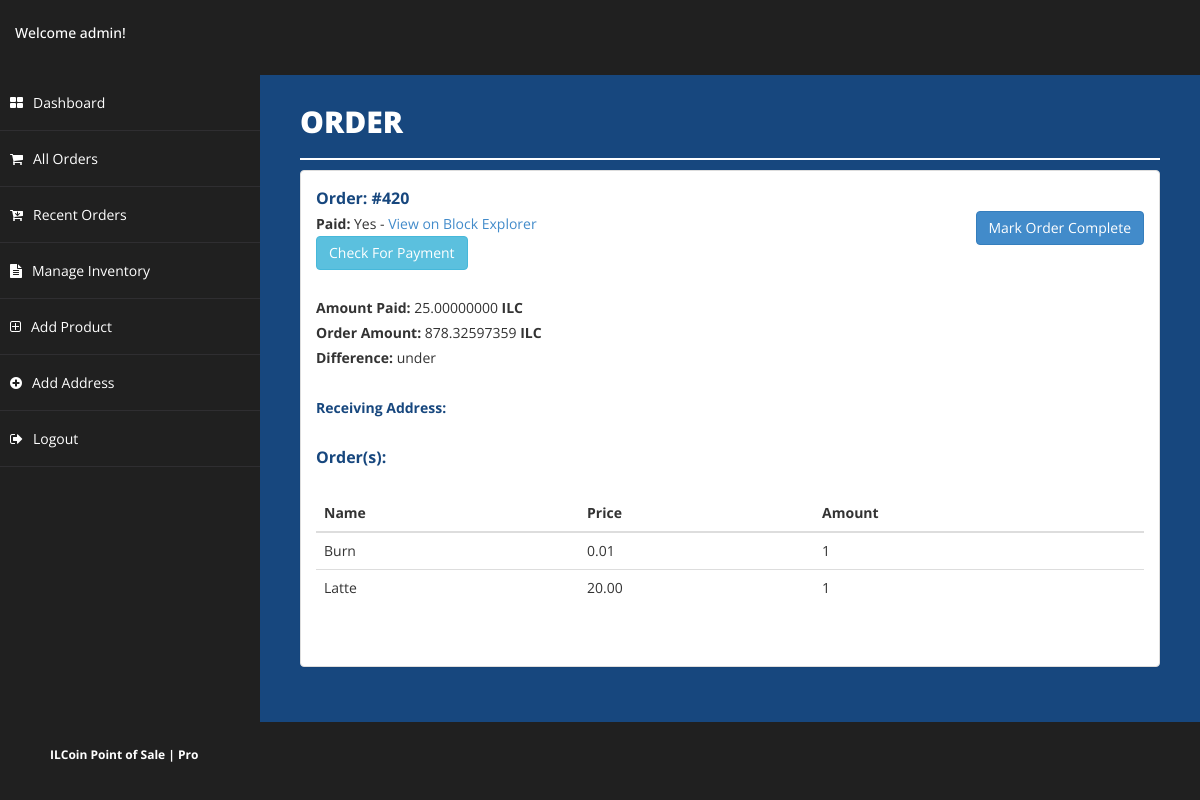
Page /ooo.php?id=420 (signed in) on the committed database.
### tables this page shows
CREATE TABLE `orders` (
  `id` int(11) NOT NULL,
  `date` timestamp NOT NULL DEFAULT CURRENT_TIMESTAMP,
  `cost` decimal(17,8) NOT NULL,
  `recd` decimal(17,8) NOT NULL,
  `pay_id` int(11) NOT NULL,
  `paid` enum('yes','no') NOT NULL DEFAULT 'no',
  `difference` enum('under','above') DEFAULT NULL,
  `complete` enum('yes','no') NOT NULL DEFAULT 'no',
  `ts_create` timestamp NOT NULL DEFAULT CURRENT_TIMESTAMP,
  `ts_update` timestamp NOT NULL DEFAULT CURRENT_TIMESTAMP ON UPDATE CURRENT_TIMESTAMP
);

CREATE TABLE `products_has_orders` (
  `products_id` int(11) DEFAULT NULL,
  `orders_id` int(11) DEFAULT NULL,
  `amount` smallint(6) DEFAULT NULL
);

CREATE TABLE `products` (
  `id` int(11) NOT NULL,
  `name` varchar(45) NOT NULL,
  `price` decimal(11,2) NOT NULL,
  `image` varchar(300) DEFAULT NULL,
  `in_stock` int(1) DEFAULT NULL,
  `description` mediumtext,
  `ts_create` timestamp NULL DEFAULT CURRENT_TIMESTAMP,
  `ts_update` timestamp NULL DEFAULT CURRENT_TIMESTAMP ON UPDATE CURRENT_TIMESTAMP
);

### config.php (called while the page is built, shortened)
<?php
$storeName = "ILCoin Point of Sale | Pro";
?>

### ooo.php (the view, shortened to what this page needs)
<?php
require_once('config.php');
$order = "";
if (isset($_GET) && isset($_GET['id']) && $_GET["id"] > 0) {
  $order = $_GET['id'];
  $sql = "SELECT o.id as order_id, o.cost, o.pay_id, p2.address, o.paid, o.recd,
  p.id as product_id, p.name, p.price, p.image, p.in_stock, p.description, po.amount FROM orders as o
  LEFT JOIN pay AS p2 on o.pay_id=p2.id
  LEFT JOIN products_has_orders as po ON o.id=po.orders_id
  LEFT JOIN products as p ON po.products_id=p.id
  WHERE o.id = " . $order;
  if ($stmt = $conn->query($sql)) {
    $products = [];
    while ($result = $stmt->fetch_assoc()) {
      array_push($products, $result);
    }
  }
}
?>
<!DOCTYPE html>
<html xmlns="http://www.w3.org/1999/xhtml">
<head>
  <link href="css/bootstrap.css" rel="stylesheet" />
  <link href="css/font-awesome.css" rel="stylesheet" />
  <link rel="stylesheet" href="https://maxcdn.bootstrapcdn.com/font-awesome/4.4.0/css/font-awesome.min.css" />
  <link href="css/basic.css" rel="stylesheet" />
  <link href="css/custom.css" rel="stylesheet" />
</head>
<?php
include("header.php");
?>
<div id="page-wrapper">
  <div id="page-inner">
    <div class="row">
      <div class="col-md-12">
        <h1 class="page-head-line">Order
        </h1>
      </div>
    </div>
    <div class="panel panel-default">
      <div class="panel-body">
        <div id="viewCart">
          <span id="viewTitleProduct"><b>Order: #<?= $order; ?></b></span><br>
          <form method="post">
            <button style="float:right" class="btn btn-primary" class='checkPmt' name="complete" type="submit" value="Mark Order Complete">Mark Order Complete</button>
          </form>
          <?php
          $paidMsg = "";
          if (is_array($products) && count($products) > 0) {
            if ($products[0]["paid"] == "yes") {
              $paidMsg = "Yes - <a href='https://ilcoinexplorer.com/address/" . $products[0]["address"] . "' target='_blank'>View on Block Explorer</a>";
            } else {
              $paidMsg = "No";
            }
          }
          ?>
          <b>Paid:</b> <?= $paidMsg; ?><br>
          <a class='btn btn-info' href='ooo.php?id=<?= $order; ?>&checkPayment=true'>Check For Payment</a><br>
          <br><b>Amount Paid:</b> <?= number_format($products[0]["recd"], 8); ?> <b>ILC</b><br>
          <b>Order Amount:</b> <?= $products[0]["cost"]; ?> <b>ILC</b><br>
          <b>Difference:</b> <?= ($products[0]["cost"] > $products[0]["recd"]) ? "under" : "above"; ?><br>
          <br><b style="color: #17477e">Receiving Address:</b> <?= $products[0]["address"]; ?>
          <br><br>
          <b id="viewTitleProduct">Order(s):</b><br><br>
          <div class=" confirmShip">
            <table class="table table-hover" id="tSortable22">
              <thead>
                <tr>
                  <th>Name</th>
                  <th>Price</th>
                  <th>Amount</th>
                </tr>
              </thead>
              <tbody>
                <?php
                if (is_array($products) && count($products) > 0) {
                  foreach ($products as $key => $value) {
                    echo "<tr>";
                    echo "<td>" . $value["name"] . "</td>";
                    echo "<td>" . $value["price"] . "</td>";
                    echo "<td>" . $value["amount"] . "</td>";
                    echo "</tr>";
                  }
                }
                ?>
              </tbody>
            </table>
          </div>
        </div><br>
      </div>
    </div>
  </div>
</div>
<div id="footer-sec">
  <strong><?php echo $storeName; ?></strong>
</div>

### css/basic.css (style rules this page uses)
body { background-color: #202020; font-family: 'Open Sans', sans-serif; line-height: 25px; }
#page-wrapper { padding: 15px 15px; height: 100%; background: #17477e; }
#page-inner { width: 100%; margin: -15px 20px 10px 0px; background-color: #17477e!important; padding: 10px; }
.page-head-line { font-size: 30px; text-transform: uppercase; color: #fff; font-weight: 800; padding-bottom: 20px; border-bottom: 2px solid #fff; margin-bottom: 10px; }
#footer-sec { background-color: #202020; padding: 20px 50px; color: #fff; font-size: 12px; }
@media (min-width:768px) { #page-wrapper { margin: 0 0 0 260px; padding: 15px 30px; min-height: 38vw; } }

### ooo.php (style rules this page uses)
#viewTitleProduct { font-size: 16px; float: left; color: #17477e; }

### rows in the picture
orders: recd "25.00000000", cost "878.32597359"
products_has_orders: products.name "Burn", products.price "0.01", amount "1"
products_has_orders: products.name "Latte", products.price "20.00", amount "1"

### other values in the picture
$adminUN "admin"
$order "420"
$storeName "ILCoin Point of Sale | Pro"
